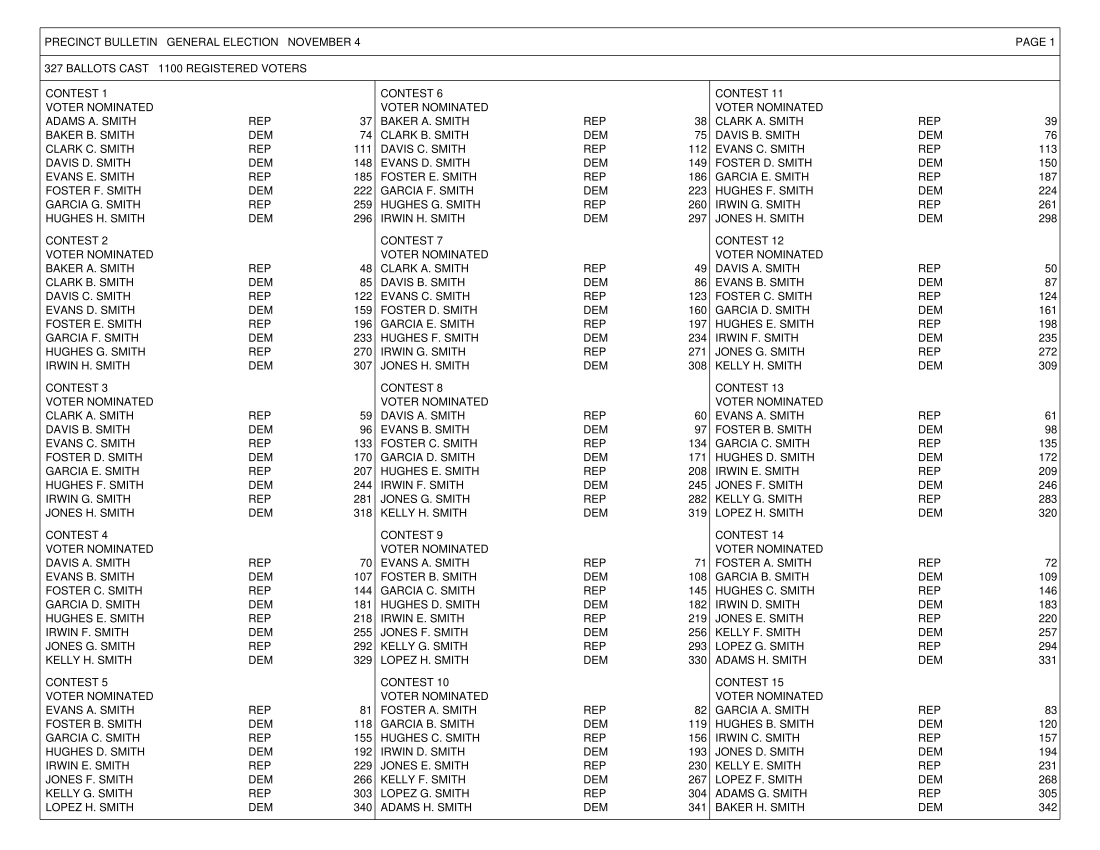

Recreate this plot in Python.
"""生成测试夹具 dense-cells.pdf：选区公报式的密排表格（横向）。表头两行，下面一行很高，三格里各是一整栏
"候选人  党派  票数"，票数右对齐、离右框线只有 2pt（比 Word 单元格的默认边距还近）。
以前可编辑排版里每个票数都折到下一行，整格高出一倍；这一行又不许跨页，整行挤到第二页，第一页只剩表头。"""
import sys
from reportlab.pdfgen import canvas

out = sys.argv[1] if len(sys.argv) > 1 else "dense-cells.pdf"
W, H = 792, 612
c = canvas.Canvas(out, pagesize=(W, H))


def y(v):
    return H - v


xs = [28.8, 270, 511, 763.2]
ys = [20, 40, 58, 590]
c.setLineWidth(0.5)
for v in ys:
    c.line(xs[0], y(v), xs[-1], y(v))
for x in (xs[0], xs[-1]):
    c.line(x, y(ys[0]), x, y(ys[-1]))
for x in xs[1:-1]:
    c.line(x, y(ys[2]), x, y(ys[-1]))
c.setFont("Helvetica", 8)
c.drawString(32, y(33), "PRECINCT BULLETIN   GENERAL ELECTION   NOVEMBER 4")
c.drawRightString(760, y(33), "PAGE 1")
c.drawString(32, y(52), "327 BALLOTS CAST   1100 REGISTERED VOTERS")
names = ["ADAMS", "BAKER", "CLARK", "DAVIS", "EVANS", "FOSTER", "GARCIA", "HUGHES", "IRWIN", "JONES", "KELLY", "LOPEZ"]
for col in range(3):
    x0, x1 = xs[col], xs[col + 1]
    line = 70
    for race in range(5):
        c.drawString(x0 + 4, y(line), f"CONTEST {col * 5 + race + 1}")
        c.drawString(x0 + 4, y(line + 10), "VOTER NOMINATED")
        line += 20
        for k in range(8):
            c.drawString(x0 + 4, y(line), f"{names[(k + race + col) % 12]} {chr(65 + k)}. SMITH")
            c.drawString(x0 + 150, y(line), ["REP", "DEM"][k % 2])
            c.drawRightString(x1 - 2, y(line), str(37 * (k + 1) + 11 * race + col))
            line += 10
        line += 6
c.showPage()
c.save()
